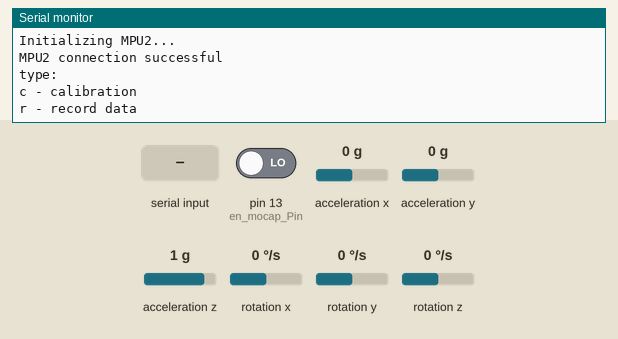
Simulated run of this sketch. Board: Arduino Uno, built for the host (arithmetic inside an expression is 32-bit, double 64-bit). Shown: the last lines printed to the serial monitor. The test bench sets the inputs (shaded band); at power-on: pin 13 (en_mocap_Pin) LOW, acceleration x 0 g, acceleration y 0 g, acceleration z 1 g, rotation x 0 °/s, rotation y 0 °/s, rotation z 0 °/s.

Above: at 1.3 s.
1.4 s: "90,45\n" received over Serial
4.4 s: "c90\n" received over Serial
At 7.2 s:
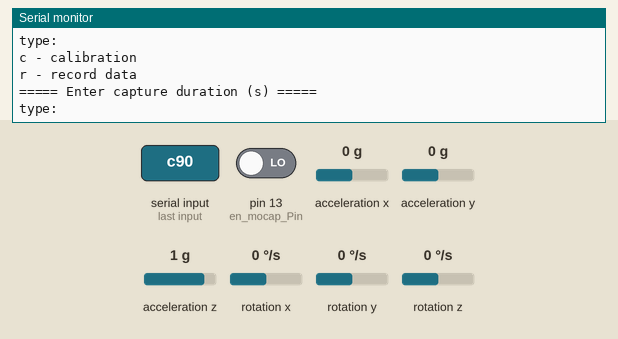
7.4 s: "30,150\n" received over Serial
At 8.9 s:
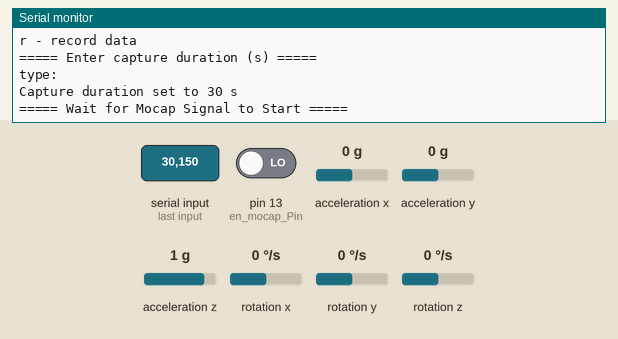
9.9 s: pin 13 (en_mocap_Pin) driven HIGH
At 10.8 s:
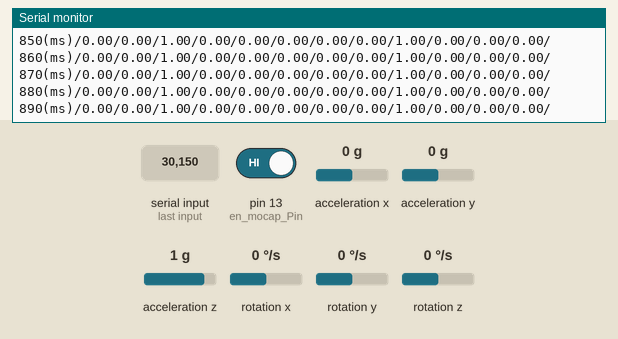
Timing chart, 0 to 12.4 s (numbered marks = the images above; inputs shaded):
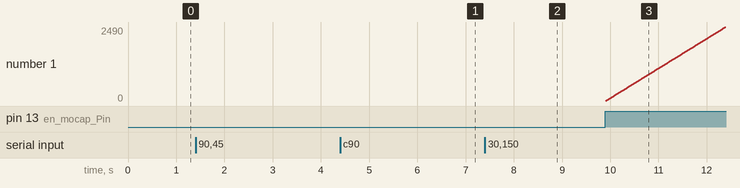

The sketch:

MPU6050DataCollection.ino
```cpp
// I2Cdev and MPU6050 must be installed as libraries, or else the .cpp/.h files
// for both classes must be in the include path of your project
#include <I2Cdev.h>
#include <MPU6050.h>
#include <TimerOne.h>

// Arduino Wire library is required if I2Cdev I2CDEV_ARDUINO_WIRE implementation
// is used in I2Cdev.h
#if I2CDEV_IMPLEMENTATION == I2CDEV_ARDUINO_WIRE
    #include "Wire.h"
#endif
//
//# define MPU1_ADDRESS 0x69 //MPU1 with AD0 to HIGH
//# define MPU2_ADDRESS 0x68 //MPU2 with AD0 to LOW
 # define MPU1_ADDRESS 0x68 //MPU1 with AD0 to LOW
 # define MPU2_ADDRESS 0x69 //MPU2 with AD0 to HIGH
MPU6050 mpu1(MPU1_ADDRESS); // <-- use for AD0 high
MPU6050 mpu2(MPU2_ADDRESS);


// offset value from Calibration.ino
int offset1[] = {-3653, -427, 1590, -210, -10, -19}; // acelX acelY acelZ gyroX gyroY gyroZ for mpu1 0x68
int offset2[] ={-5783, 861, 1207, 78, 18, -30}; //for mpu2 0x69

// 6-deg raw data from imu1 & imu2
int16_t ax1, ay1, az1;
int16_t gx1, gy1, gz1;
int16_t ax2, ay2, az2;
int16_t gx2, gy2, gz2;

// gyro & accel sensitivity
// reference: https://invensense.tdk.com/products/motion-tracking/6-axis/mpu-6050/
float gyroSensitivity = 131; // to achive [deg/s] for +-250 dps sensitivity , use raw_gyro_value/gryoSensitivity
float accelSensitivity = 16384; // to achive [m/s^2] for +-2 G sensitivity

String raw_acc_gyro_imu1          ; // String containing all raw data that is transmitted to PC
String raw_acc_gyro_imu2;

//Mocap Pin
const int en_mocap_Pin = 13;
int capture_time = 5000;


// time in millis
unsigned long startMillis;  //some global variables available anywhere in the program
unsigned long curMillis; // current ms
unsigned long prevMillis = 0;
unsigned long elapsedMillis; // time elapsed in ms
unsigned long captureDuration = 1000; //ms default recording period, could be changed later
String captureDurationInfo;

// #define LED_PIN 13
// bool blinkState = false;

void setup() {

    // join I2C bus
    #if I2CDEV_IMPLEMENTATION == I2CDEV_ARDUINO_WIRE
        Wire.begin();
    #elif I2CDEV_IMPLEMENTATION == I2CDEV_BUILTIN_FASTWIRE
        Fastwire::setup(400, true);
    #endif

    // initialize serial communication
    Serial.begin(115200);

    // Set the desired clock frequency in Hz (4 kHz)
    Wire.setClock(4000);

    //Setup for mocap
    pinMode(en_mocap_Pin, INPUT_PULLDOWN);
    delay(100);

    // initialize mpu1
    Wire.beginTransmission(MPU1_ADDRESS);
    Serial.println("Initializing MPU1...");
    mpu1.initialize();
    // verify connection
    Serial.println(mpu1.testConnection() ? "MPU1 connection successful" : "MPU1 connection failed");
    Wire.endTransmission(MPU1_ADDRESS);

    // initialize mpu2
    Wire.beginTransmission(MPU2_ADDRESS);
    Serial.println("Initializing MPU2...");
    mpu2.initialize();

    // verify connection
    Serial.println(mpu2.testConnection() ? "MPU2 connection successful" : "MPU2 connection failed");
    Wire.endTransmission(MPU2_ADDRESS);


    // set offset value
    mpu1.setXAccelOffset(offset1[0]);
    mpu1.setYAccelOffset(offset1[1]);
    mpu1.setZAccelOffset(offset1[2]);
    mpu1.setXGyroOffset(offset1[3]);
    mpu1.setYGyroOffset(offset1[4]);
    mpu1.setZGyroOffset(offset1[5]);

    mpu2.setXAccelOffset(offset2[0]);
    mpu2.setYAccelOffset(offset2[1]);
    mpu2.setZAccelOffset(offset2[2]);
    mpu2.setXGyroOffset(offset2[3]);
    mpu2.setYGyroOffset(offset2[4]);
    mpu2.setZGyroOffset(offset2[5]);

    //
//    // use the code below to change accel/gyro offset values
//    /*
//    Wire.beginTransmission(MPU1_ADDRESS);
//    Serial.println("Updating internal sensor offsets...");
//    Serial.print(mpu1.getXAccelOffset()); Serial.print("\t");
//    Serial.print(mpu1.getYAccelOffset()); Serial.print("\t");
//    Serial.print(mpu1.getZAccelOffset()); Serial.print("\t");
//    Serial.print(mpu1.getXGyroOffset()); Serial.print("\t");
//    Serial.print(mpu1.getYGyroOffset()); Serial.print("\t");
//    Serial.print(mpu1.getZGyroOffset()); Serial.print("\t");
//    Serial.print("\n");
//    mpu1.setXGyroOffset(220);
//    mpu1.setYGyroOffset(76);
//    mpu1.setZGyroOffset(-85);
//    Serial.print(mpu1.getXAccelOffset()); Serial.print("\t");
//    Serial.print(mpu1.getYAccelOffset()); Serial.print("\t");
//    Serial.print(mpu1.getZAccelOffset()); Serial.print("\t");
//    Serial.print(mpu1.getXGyroOffset()); Serial.print("\t");
//    Serial.print(mpu1.getYGyroOffset()); Serial.print("\t");
//    Serial.print(mpu1.getZGyroOffset()); Serial.print("\t");
//    Serial.print("\n");
//    Wire.endTransmission(MPU1_ADDRESS);
//
//    Wire.beginTransmission(MPU2_ADDRESS);
//    Serial.println("Updating internal sensor offsets...");
//    Serial.print(mpu2.getXAccelOffset()); Serial.print("\t");
//    Serial.print(mpu2.getYAccelOffset()); Serial.print("\t");
//    Serial.print(mpu2.getZAccelOffset()); Serial.print("\t");
//    Serial.print(mpu2.getXGyroOffset()); Serial.print("\t");
//    Serial.print(mpu2.getYGyroOffset()); Serial.print("\t");
//    Serial.print(mpu2.getZGyroOffset()); Serial.print("\t");
//    Serial.print("\n");
//    mpu2.setXGyroOffset(220);
//    mpu2.setYGyroOffset(76);
//    mpu2.setZGyroOffset(-85);
//    Serial.print(mpu2.getXAccelOffset()); Serial.print("\t");
//    Serial.print(mpu2.getYAccelOffset()); Serial.print("\t");
//    Serial.print(mpu2.getZAccelOffset()); Serial.print("\t");
//    Serial.print(mpu2.getXGyroOffset()); Serial.print("\t");
//    Serial.print(mpu2.getYGyroOffset()); Serial.print("\t");
//    Serial.print(mpu2.getZGyroOffset()); Serial.print("\t");
//    Serial.print("\n");
//    Wire.endTransmission(MPU2_ADDRESS);
//    */
//
//    // uncomment these lines for calibration
//     Serial.print("press any key to start recording \n");
//     while(!Serial.available()) { }

}

void loop() {
    //    Use serial monitor as command center to control the IMUs. For data logging, use Coolterm.exe.
    Serial.println();
    Serial.println(F("type:"));
    Serial.println(F("c - calibration"));       // Before test trial, run this code. Make sure the 2 IMUs axes are parallel during calibration.
    Serial.println(F("r - record data"));

    // GIVEN INPUT FOR REACTION
    while (!Serial.available()) {} // waiting for input to arrive
    char serialInput = toLowerCase(Serial.read());

    // Discard extra Serial data.
    do {
      delay(10);
    } while (Serial.readString() == 'c' || Serial.readString() == 'r');

    switch(serialInput) {
      default:
      Serial.println();
      Serial.println(F("Invalid entry!!!"));
      break;

      // Calibrate IMU before collecting data
      case 'c':
      delay(10);
      // calibrateIMU();

      // record IMU data
      case 'r':
      delay(10);

      Serial.println("===== Enter capture duration (s) =====");

      // CAPTURE TIME SELECTION ---
      Serial.println(F("type:"));
      while(!Serial.available()){} // wait for input to arrive
      String inputDuration = Serial.readString();
      captureDuration = inputDuration.toInt() * 1000; // ms
      captureDurationInfo = String(captureDuration / 1000) + " s"; //s
      Serial.print("Capture duration set to " + captureDurationInfo);
      Serial.println();
      // CAPTURE TIME SELECTION END ---

      //  WAIT FOR MOCAP SIGNAL ---
     Serial.println("");
     Serial.println("===== Wait for Mocap Signal to Start =====");
     while(!digitalRead(en_mocap_Pin)){}
     // WAIT FOR MOCAP END ---

      // READ IMU DATA ---
      startMillis = millis();
      while(1)
      {
        curMillis = millis();
        elapsedMillis = curMillis - startMillis;
        if(elapsedMillis >= captureDuration) // record IMU data for given 'captureDuration'
        {
          break;
        } else {
          // set data collecting frequency = 100 Hz (per 10 ms)
          // check if the desired time interval (10 ms) has passed
          if (curMillis - prevMillis >= 10) {
            prevMillis = curMillis;
            readIMU();
          }
        }
      }
      // READ IMU DATA END ---
    }
}

void readIMU() {
    // read raw accel/gyro measurements from MPU1 (6DOF)
    Wire.beginTransmission(MPU1_ADDRESS);
    mpu1.getMotion6(&ax1, &ay1, &az1, &gx1, &gy1, &gz1);
    Wire.endTransmission(MPU1_ADDRESS);

    // read raw accel/gyro measurements from MPU2 (6DOF)
    Wire.beginTransmission(MPU2_ADDRESS);
    mpu2.getMotion6(&ax2, &ay2, &az2, &gx2, &gy2, &gz2);
    Wire.endTransmission(MPU2_ADDRESS);

    // print output datastring to serial monitor
    raw_acc_gyro_imu1 = String(ax1/accelSensitivity) + "/" + String(ay1/accelSensitivity) + "/" + String(az1/accelSensitivity) + "/" + String(gx1/gyroSensitivity) + "/" + String(gy1/gyroSensitivity) + "/" + String(gz1/gyroSensitivity);
    raw_acc_gyro_imu2 = String(ax2/accelSensitivity) + "/" + String(ay2/accelSensitivity) + "/" + String(az2/accelSensitivity) + "/" + String(gx2/gyroSensitivity) + "/" + String(gy2/gyroSensitivity) + "/" + String(gz2/gyroSensitivity);
    Serial.println(String(elapsedMillis) + "(ms)" + "/" + raw_acc_gyro_imu1 + "/" +raw_acc_gyro_imu2 + "/");
}
```

Measured:
- after the input at 4.4 s, the serial monitor: prints a new line after 2.0 s (image 1)
- after the input at 7.4 s, the serial monitor: prints a new line after 1.0 s (image 2)
- after the input at 9.9 s, the serial monitor: prints a new line at once (image 3)
